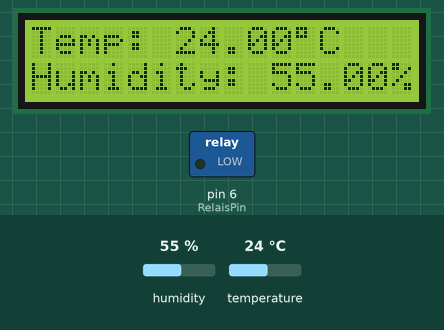
The sketch below on a simulated Arduino Uno, built with avr-gcc and run on an emulated ATmega328P. On the bench: 16×2 character LCD, switched loads named in the sketch (green lamp = pin HIGH). The test bench sets the inputs (shaded band); at power-on: temperature 24 °C, humidity 55 %. What the sketch prints to the serial monitor is not drawn.

Above: at 1.2 s.
1.3 s: temperature set to 28 °C
At 2.5 s:
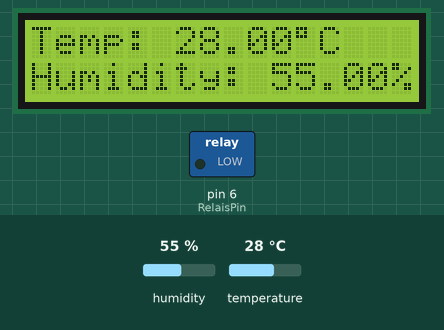
3.6 s: temperature set to 31 °C
At 5.0 s:
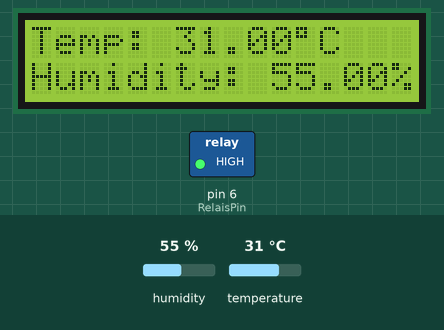
5.7 s: humidity set to 22 %
At 7.4 s:
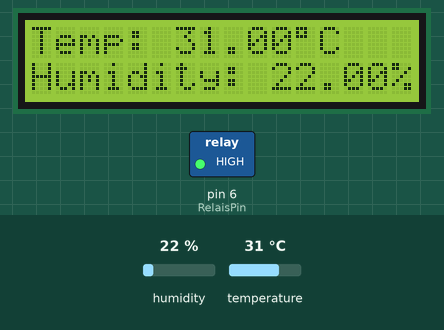
7.7 s: humidity set to 40 %
At 8.7 s:
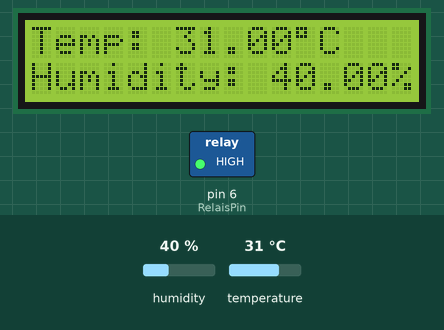
Timing chart, 0 to 10.7 s (numbered marks = the images above; inputs shaded):
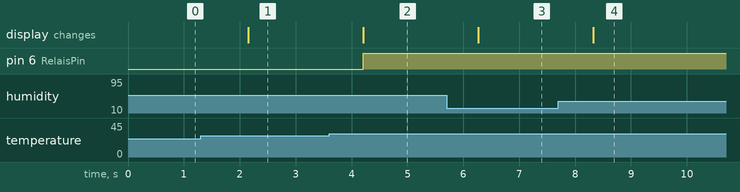

The sketch:

projet12-MS2E.ino
```cpp
#include <dht.h>
#include <LiquidCrystal.h>
LiquidCrystal lcd(12, 11, 5, 4, 3, 2);
dht DHT;
#define DHT11_PIN 7
const int RelaisPin = 6;
void setup() {
  Serial.begin(9600);
  lcd.begin(16, 2);
  pinMode(6, OUTPUT);
}
void loop() {
  int chk = DHT.read11(DHT11_PIN);
  lcd.setCursor(0, 0);
  lcd.print("Temp: ");
  lcd.print(DHT.temperature);
  lcd.print((char)223);
  lcd.print("C");
  lcd.setCursor(0, 1);
  lcd.print("Humidity: ");
  lcd.print(DHT.humidity);
  lcd.print("%");
  Serial.println("Temp: ");
  Serial.println(DHT.temperature);
  Serial.println("Humidity: ");
  Serial.println(DHT.humidity);
  Serial.println("%");
  if (DHT.temperature >= 30 && DHT.temperature <= 90) // si DHT.temperature. est = ou sup. a 10 ET DHT.temperature infer. ou = a 52 relais ouvert
  {
    digitalWrite(RelaisPin, HIGH);
  }
  else
  {
    digitalWrite(RelaisPin, LOW); // Sinon relais fermé
  }
  delay(1000);
}
```

Measured:
- the behaviour switches between 29 and 30 °C on temperature (found by bisection; images 1 and 2)
- after the input at 1.3 s, the display: changes after 0.85 s (image 1)
- after the input at 3.6 s, pin 6 (RelaisPin): LOW → HIGH after 0.61 s; the display: changes after 0.61 s (image 2)
- after the input at 5.7 s, the display: changes after 0.57 s (image 3)
- after the input at 7.7 s, the display: changes after 0.62 s (image 4)
